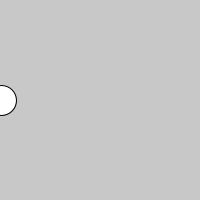
Frame 1 (no input)
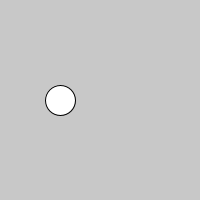
Frame 60 (the mouse pressed at the canvas centre just before this capture)
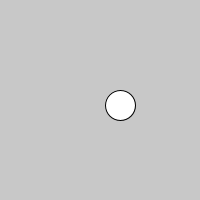
Frame 120 (the mouse held since frame 60 and released just before this capture)

The Processing sketch that drew these frames (run headless with seeded random() and noise(); from frame 60 on, the mouse is pressed at the canvas centre):

// Processing sketch: Aufgabe_2_6_d
// ── Aufgabe_2_6_d.pde
int flyHeight = 100;

void setup() {
  size(200, 200);
}

void draw() {
  background(200);
  int x = frameCount % width;
  ellipse(x, flyHeight, 30, 30);
}

void mousePressed() {
  flyHeight += 5;
}

void keyPressed() {
  flyHeight -= 5;
}
